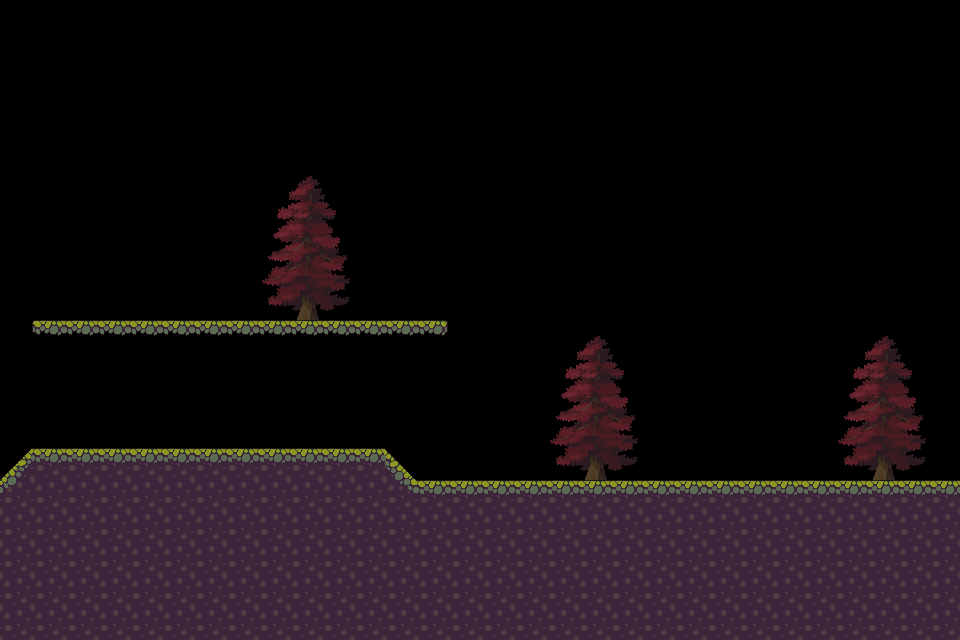

This game map was drawn from its Tiled (.tmx) file and the tilesets committed beside it. A one-line description and the full map source follow:
An orthogonal 30x20 tile map with 32x32 px tiles, 2 tile layers (Tierra, Arboles), 2 tilesets and 11 objects.

<map version="1.10" tiledversion="1.11.0" orientation="orthogonal" renderorder="right-down" width="30" height="20" tilewidth="32" tileheight="32" infinite="0" nextlayerid="6" nextobjectid="21">
 <editorsettings>
  <export target="../public/assets/tilemaps/mapa1.json" format="json" />
 </editorsettings>
 <tileset firstgid="1" name="tileset1" tilewidth="32" tileheight="32" tilecount="60" columns="10">
  <image source="../public/assets/tilesets/tileset1.png" width="320" height="192" />
 </tileset>
 <tileset firstgid="61" name="tileset2" tilewidth="32" tileheight="32" tilecount="1521" columns="39">
  <image source="../public/assets/tilesets/tileset2.png" width="1248" height="1248" />
 </tileset>
 <layer id="1" name="Tierra" width="30" height="20">
  <data encoding="csv">
0,0,0,0,0,0,0,0,0,0,0,0,0,0,0,0,0,0,0,0,0,0,0,0,0,0,0,0,0,0,
0,0,0,0,0,0,0,0,0,0,0,0,0,0,0,0,0,0,0,0,0,0,0,0,0,0,0,0,0,0,
0,0,0,0,0,0,0,0,0,0,0,0,0,0,0,0,0,0,0,0,0,0,0,0,0,0,0,0,0,0,
0,0,0,0,0,0,0,0,0,0,0,0,0,0,0,0,0,0,0,0,0,0,0,0,0,0,0,0,0,0,
0,0,0,0,0,0,0,0,0,0,0,0,0,0,0,0,0,0,0,0,0,0,0,0,0,0,0,0,0,0,
0,0,0,0,0,0,0,0,0,0,0,0,0,0,0,0,0,0,0,0,0,0,0,0,0,0,0,0,0,0,
0,0,0,0,0,0,0,0,0,0,0,0,0,0,0,0,0,0,0,0,0,0,0,0,0,0,0,0,0,0,
0,0,0,0,0,0,0,0,0,0,0,0,0,0,0,0,0,0,0,0,0,0,0,0,0,0,0,0,0,0,
0,0,0,0,0,0,0,0,0,0,0,0,0,0,0,0,0,0,0,0,0,0,0,0,0,0,0,0,0,0,
0,0,0,0,0,0,0,0,0,0,0,0,0,0,0,0,0,0,0,0,0,0,0,0,0,0,0,0,0,0,
0,7,8,8,8,8,8,8,8,8,8,8,8,9,0,0,0,0,0,0,0,0,0,0,0,0,0,0,0,0,
0,0,0,0,0,0,0,0,0,0,0,0,0,0,0,0,0,0,0,0,0,0,0,0,0,0,0,0,0,0,
0,0,0,0,0,0,0,0,0,0,0,0,0,0,0,0,0,0,0,0,0,0,0,0,0,0,0,0,0,0,
0,0,0,0,0,0,0,0,0,0,0,0,0,0,0,0,0,0,0,0,0,0,0,0,0,0,0,0,0,0,
47,2,2,2,2,2,2,2,2,2,2,2,48,0,0,0,0,0,0,0,0,0,0,0,0,0,0,0,0,0,
57,12,12,12,12,12,12,12,12,12,12,12,58,2,2,2,2,2,2,2,2,2,2,2,2,2,2,2,2,2,
12,12,12,12,12,12,12,12,12,12,12,12,12,12,12,12,12,12,12,12,12,12,12,12,12,12,12,12,12,12,
12,12,12,12,12,12,12,12,12,12,12,12,12,12,12,12,12,12,12,12,12,12,12,12,12,12,12,12,12,12,
12,12,12,12,12,12,12,12,12,12,12,12,12,12,12,12,12,12,12,12,12,12,12,12,12,12,12,12,12,12,
12,12,12,12,12,12,12,12,12,12,12,12,12,12,12,12,12,12,12,12,12,12,12,12,12,12,12,12,12,12
</data>
 </layer>
 <objectgroup id="2" name="ColTierra">
  <object id="3" x="409.333" y="480" width="546.667" height="158.667" />
  <object id="10" x="1.33333" y="449.333" width="405.333" height="190.667" />
  <object id="12" x="24" y="313.333" width="430.667" height="25.3333" />
 </objectgroup>
 <layer id="3" name="Arboles" width="30" height="20">
  <data encoding="csv">
0,0,0,0,0,0,0,0,0,0,0,0,0,0,0,0,0,0,0,0,0,0,0,0,0,0,0,0,0,0,
0,0,0,0,0,0,0,0,0,0,0,0,0,0,0,0,0,0,0,0,0,0,0,0,0,0,0,0,0,0,
0,0,0,0,0,0,0,0,0,0,0,0,0,0,0,0,0,0,0,0,0,0,0,0,0,0,0,0,0,0,
0,0,0,0,0,0,0,0,0,0,0,0,0,0,0,0,0,0,0,0,0,0,0,0,0,0,0,0,0,0,
0,0,0,0,0,0,0,0,0,0,0,0,0,0,0,0,0,0,0,0,0,0,0,0,0,0,0,0,0,0,
0,0,0,0,0,0,0,0,1192,1193,1194,0,0,0,0,0,0,0,0,0,0,0,0,0,0,0,0,0,0,0,
0,0,0,0,0,0,0,0,1231,1232,1233,0,0,0,0,0,0,0,0,0,0,0,0,0,0,0,0,0,0,0,
0,0,0,0,0,0,0,0,1270,1271,1272,0,0,0,0,0,0,0,0,0,0,0,0,0,0,0,0,0,0,0,
0,0,0,0,0,0,0,0,1309,1310,1311,0,0,0,0,0,0,0,0,0,0,0,0,0,0,0,0,0,0,0,
0,0,0,0,0,0,0,0,1348,1349,1350,0,0,0,0,0,0,0,0,0,0,0,0,0,0,0,0,0,0,0,
0,0,0,0,0,0,0,0,0,0,0,0,0,0,0,0,0,1192,1193,1194,0,0,0,0,0,0,1192,1193,1194,0,
0,0,0,0,0,0,0,0,0,0,0,0,0,0,0,0,0,1231,1232,1233,0,0,0,0,0,0,1231,1232,1233,0,
0,0,0,0,0,0,0,0,0,0,0,0,0,0,0,0,0,1270,1271,1272,0,0,0,0,0,0,1270,1271,1272,0,
0,0,0,0,0,0,0,0,0,0,0,0,0,0,0,0,0,1309,1310,1311,0,0,0,0,0,0,1309,1310,1311,0,
0,0,0,0,0,0,0,0,0,0,0,0,0,0,0,0,0,1348,1349,1350,0,0,0,0,0,0,1348,1349,1350,0,
0,0,0,0,0,0,0,0,0,0,0,0,0,0,0,0,0,0,0,0,0,0,0,0,0,0,0,0,0,0,
0,0,0,0,0,0,0,0,0,0,0,0,0,0,0,0,0,0,0,0,0,0,0,0,0,0,0,0,0,0,
0,0,0,0,0,0,0,0,0,0,0,0,0,0,0,0,0,0,0,0,0,0,0,0,0,0,0,0,0,0,
0,0,0,0,0,0,0,0,0,0,0,0,0,0,0,0,0,0,0,0,0,0,0,0,0,0,0,0,0,0,
0,0,0,0,0,0,0,0,0,0,0,0,0,0,0,0,0,0,0,0,0,0,0,0,0,0,0,0,0,0
</data>
 </layer>
 <objectgroup id="4" name="ColArboles">
  <object id="13" x="267" y="175" width="82" height="163">
   <ellipse />
  </object>
  <object id="14" x="554" y="318" width="82" height="173">
   <ellipse />
  </object>
  <object id="15" x="850" y="334" width="68" height="152">
   <ellipse />
  </object>
 </objectgroup>
 <objectgroup id="5" name="Toads">
  <object id="16" x="595" y="104">
   <point />
  </object>
  <object id="17" x="884" y="101">
   <point />
  </object>
  <object id="18" x="213" y="408">
   <point />
  </object>
  <object id="19" x="749" y="452">
   <point />
  </object>
  <object id="20" x="74" y="43">
   <point />
  </object>
 </objectgroup>
</map>
